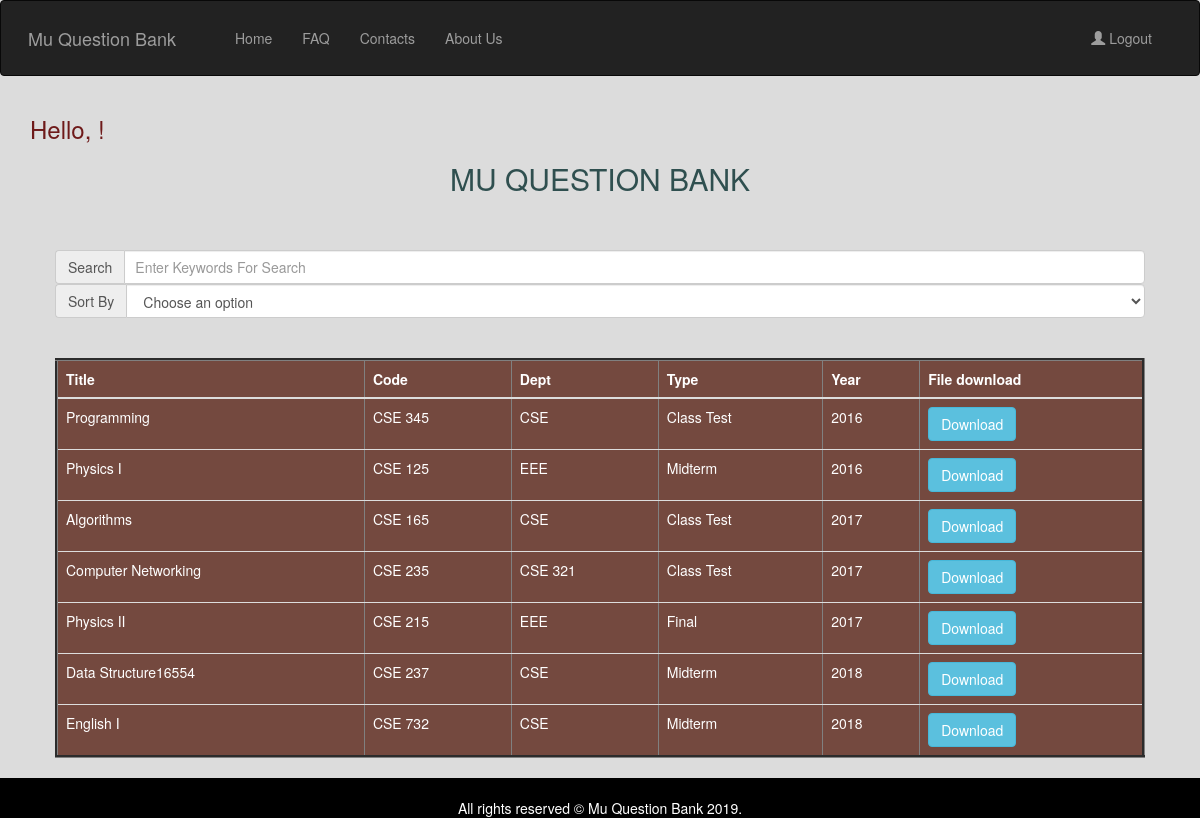
Page /index.php/home/searchOrderByAscYear on the committed database.
### tables this page shows
CREATE TABLE `question_info` (
  `q_id` int(12) NOT NULL,
  `q_year` year(4) NOT NULL,
  `q_type` varchar(120) NOT NULL,
  `q_code` varchar(120) NOT NULL,
  `q_title` varchar(225) NOT NULL,
  `q_dept` varchar(120) NOT NULL,
  `q_file` varchar(250) DEFAULT NULL
);

### application/controllers/home.php (called while the page is built, shortened)
<?php
class home extends CI_Controller {
    function __construct()
  	{
  		$this->load->model('question_model','qmodel');
  	}
	public function searchOrderByAscYear()
	{
		$data['questionInfo']=$this->qmodel->searchOrderByAscYear();
		$this->load->view('profile',$data);
	}
}

### index.php (called while the page is built, shortened)
<?php
require_once BASEPATH.'core/CodeIgniter.php';

### application/models/question_model.php (called while the page is built, shortened)
<?php
class question_model extends CI_Model {
	public function searchOrderByAscYear()
	{
		$this->db->select("*");
		$this->db->from("question_info");
		$this->db->order_by('q_year','ASC');
		$query=$this->db->get();
		return $query->result();
	}
}

### application/views/profile.php (the view, shortened to what this page needs)
<!doctype html>
<html lang="en">
  <head>
   <link rel="stylesheet" href="https://maxcdn.bootstrapcdn.com/bootstrap/3.4.0/css/bootstrap.min.css">
</head>
<body>
  <header class="header-transparent" id="header-main">
            <nav class="navbar navbar-inverse">
              <div class="container-fluid">
                <div class="navbar-header">
                  <a class="navbar-brand" href="<?php echo base_url();?>home/mu_index">Mu Question Bank</a>
                </div>
                <ul class="nav navbar-nav ">
                  <li ><a href="<?php echo base_url();?>home/mu_index">Home</a></li>
                  <li ><a href="<?php echo base_url();?>home/faq">FAQ</a></li>
                  <li ><a href="<?php echo base_url();?>home/contacts">Contacts</a></li>
                  <li ><a href="<?php echo base_url();?>home/aboutUs">About Us</a></li>
                </ul>
                <ul class="nav navbar-nav navbar-right" >
                <li><a href="<?php echo base_url(); ?>home/logout"><span class="glyphicon glyphicon-user"></span> Logout</a></li>
              </ul>
              </div>
            </nav>
</header>
    <section class="slice slice-lg pb-lg-0 bg-gradient-primary" data-separator="rounded-left" data-separator-orientation="bottom">
            <div class="container">
                <div class="row justify-content-center">
                    <div class="col-lg-12">
                        <div class="mb--100 position-relative" style="z-index: 1;">
                            <div class="pt-lg text-center">
                          <h3 align="left" style="color: #6E1919;">   Hello, <?php echo $_SESSION['username'].'!'; ?> </h3>
                                <h2 class="text-white text-uppercase ls-2 mb-4 text-white font-weight-700" style="color: #2F4F4F;">
                                 Mu Question Bank</h2>
                            </div><br>
                             <div class="form-group" id="inputDiv">
                            <div class="input-group">
                            <span class="input-group-addon">Search</span>
                              <input type="text" name="search" id="search" placeholder="Enter Keywords For Search" class="form-control">
                            </div>
                             <div class="input-group">
                            <span class="input-group-addon">Sort By</span>
                              <select name="type" id="foo" class="form-control" onChange="window.location.href=this.value">
                              <option value="">Choose an option</option>
                            </select>
                            </div>
                           </div>
                        </div>
                    </div>
                </div>
                <div id="result">
                  <table class="table" border="3px" style="background-color: #74493F;">
                  <thead>
                    <tr id="table_text">
                      <th >Title</th>
                      <th >Code</th>
                      <th >Dept</th>
                      <th >Type</th>
                      <th >Year</th>
                      <th >File download</th>
                    </tr>
                    </thead>
                    <tbody>
                      <?php
                        if($questionInfo){
                          foreach ($questionInfo as $qtn) {
                      ?>
                      <tr id="table_text">
                        <td><?php echo $qtn->q_title; ?></td>
                        <td><?php echo $qtn->q_code; ?></td>
                        <td><?php echo $qtn->q_dept; ?></td>
                        <td><?php echo $qtn->q_type; ?></td>
                        <td><?php echo $qtn->q_year; ?></td>
                        <td><a class="btn btn-info" href="<?php echo base_url('home/download/'.$qtn->q_id); ?>"> Download</a></td>
                      </tr>
                      <?php
                    }
                      }
                      ?>
                    </tbody>
                  </table>
                 </div>
            </div>
        </section>
<br><br>
<div class="footer">
 <br>
  <div class="container">All rights reserved © Mu Question Bank 2019.
   <br>
   </div>
</div>
</body>
</html>

### application/views/profile.php (style rules this page uses)
.navbar-nav { padding: 12px; margin-left: 5px; }
.navbar-header { padding: 12px; margin-left: 2px; text-decoration-color: white; }
.navbar-right { padding: 12px; margin-right: 5px; }
.footer { position: fixed; left: 0; bottom: 0; width: 100%; background-color: black; color: white; text-align: center; }
#search { padding-left: 10px; padding-right: 10px; }
#inputDiv { padding-left: 25px; padding-right: 25px; padding-top: 25px; }
#result { padding-left: 25px; padding-right: 25px; padding-top: 25px; }
#table_text { color: white; }
body { background: #DCDCDC; }

### rows in the picture
question_info: q_title "Programming", q_code "CSE 345", q_dept "CSE", q_type "Class Test", q_year "2016"
question_info: q_title "Physics I", q_code "CSE 125", q_dept "EEE", q_type "Midterm", q_year "2016"
question_info: q_title "Algorithms", q_code "CSE 165", q_dept "CSE", q_type "Class Test", q_year "2017"
question_info: q_title "Computer Networking", q_code "CSE 235", q_dept "CSE 321", q_type "Class Test", q_year "2017"
question_info: q_title "Physics II", q_code "CSE 215", q_dept "EEE", q_type "Final", q_year "2017"
question_info: q_title "Data Structure16554", q_code "CSE 237", q_dept "CSE", q_type "Midterm", q_year "2018"
question_info: q_title "English I", q_code "CSE 732", q_dept "CSE", q_type "Midterm", q_year "2018"
